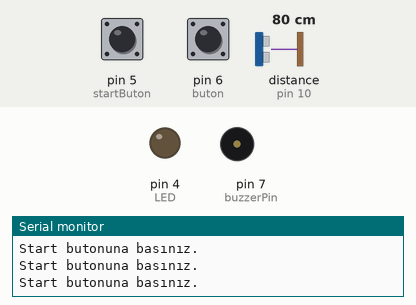
A sketch run on a simulated Arduino Uno, built with avr-gcc and run on an emulated ATmega328P. Shown: output pins drawn as LEDs (lit = HIGH), buzzer (waves = sounding), the last lines printed to the serial monitor. Dashed ring = blinking. Inputs (shaded band) come from the test bench; at power-on: pin 5 (startButon) HIGH, pin 6 (buton) HIGH, distance to the obstacle (sensor on pin 10) 80 cm. The echo pulse lasts 58.3 µs per cm; pins used as bus, display or sensor lines are not drawn.

Above: at 4.9 s.
5.0 s: pin 5 (startButon) pulled LOW for 2.4 s
8.9 s: pin 6 (buton) pulled LOW for 2.4 s
At 9.12 s:
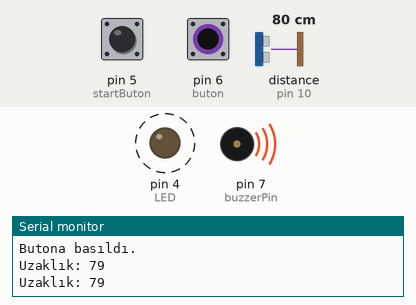
12.8 s: distance to the obstacle (sensor on pin 10) set to 4 cm
At 14.2 s:
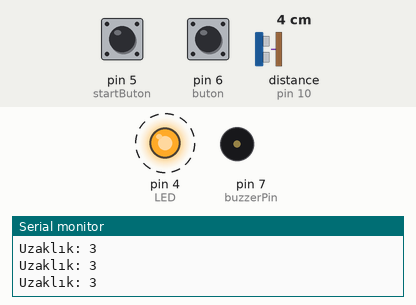
17.0 s: distance to the obstacle (sensor on pin 10) set to 60 cm
20.5 s: distance to the obstacle (sensor on pin 10) set to 153 cm
At 22.18 s:
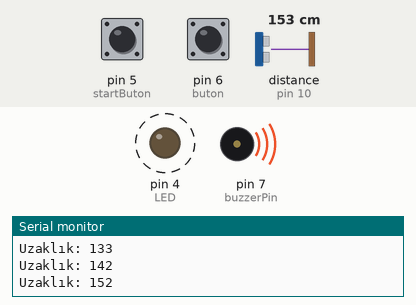
24.0 s: distance to the obstacle (sensor on pin 10) set to 35 cm
At 24.21 s:
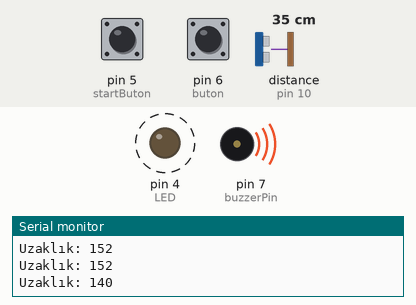
Timing chart, 0 to 28.5 s (numbered marks = the images above; inputs shaded):
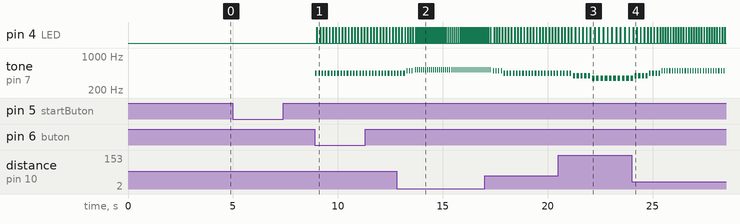

Measured:
- after the input at 8.9 s, pin 4 (LED): alternates HIGH for 0.02 s and LOW for 0.13 s, starting after 0.10 s; tone on pin 7 (buzzerPin): alternates 440 Hz for 0.08 s and silent for 0.08 s, starting at once
- after the input at 12.8 s, pin 4 (LED): alternates HIGH for 0.02 s and LOW for 0.08 s, starting after 0.53 s
- after the input at 20.5 s, pin 4 (LED): alternates HIGH for 0.02 s and LOW for 0.18 s, starting after 0.82 s
- after the input at 24.0 s, pin 4 (LED): alternates HIGH for 0.02 s and LOW for 0.10 s, starting after 0.43 s

The sketch:

ParkSensoru.ino
```cpp
const int trigPin = 9;
const int echoPin = 10;

const int buzzerPin = 7;
bool buzzerAktif = false;

const int buton = 6;
int prev_state = HIGH;

const int startButon = 5;
int prev_start = HIGH;
bool start = false;

const int LED = 4;

// int notalar[] = {261, 293, 329, 349, 392, 440, 493, 523};
//               $   do  re   mi   fa   sol  la   si   do
long duration;
int distance;

const int numReadings = 10;
int readings[numReadings];
int index = 0;
int total = 0;
int averageDistance = 0;

void setup() {
    pinMode(trigPin, OUTPUT);
    pinMode(echoPin, INPUT);
    pinMode(LED, OUTPUT);
    pinMode(buzzerPin, OUTPUT);
    pinMode(buton, INPUT_PULLUP);
    pinMode(startButon, INPUT_PULLUP);
    Serial.begin(9600);
}

void loop() {
    int startState = digitalRead(startButon);

    if(startState != prev_start){
        prev_start = startState;
        if (startState == LOW)
        {
          start = !start;
        }
        Serial.println("Butona basıldı.");
      }

    if(start){

    int state = digitalRead(buton);
    distance = getDistance();

    if(state != prev_state){
        prev_state = state;
        if (state == LOW)
        {
          buzzerAktif = !buzzerAktif;
        }
        Serial.println("Butona basıldı.");
      }

    if (distance >= 400 || distance <= 1)
    {
      Serial.println("Menzil dışı!");
    }
    else
    {
      total = total - readings[index];
      readings[index] = distance;
      total = total + readings[index];
      index = (index + 1) % numReadings;
      averageDistance = total / numReadings;

      Serial.print("Uzaklık: ");
      Serial.println(averageDistance);

      if(averageDistance > 300 && averageDistance < 400){
        if (buzzerAktif)
        {
          tone(buzzerPin, 261);
          digitalWrite(LED, LOW);
          delay(200);
          digitalWrite(LED, HIGH);
          noTone(buzzerPin);
          delay(20);
        }
      }
      else if (averageDistance > 250 && averageDistance < 300)
      {
        if (buzzerAktif)
        {
          tone(buzzerPin, 293);
          digitalWrite(LED, LOW);
          delay(175);
          digitalWrite(LED, HIGH);
          noTone(buzzerPin);
          delay(20);
        }
      }
      else if (averageDistance > 200 && averageDistance < 250)
      {
        if (buzzerAktif)
        {
          tone(buzzerPin, 329);
          digitalWrite(LED, LOW);
          delay(150);
          digitalWrite(LED, HIGH);
          noTone(buzzerPin);
          delay(20);
        }
      }
      else if (averageDistance > 150 && averageDistance < 200)
      {
        if (buzzerAktif)
        {
          tone(buzzerPin, 349);
          digitalWrite(LED, LOW);
          delay(125);
          digitalWrite(LED, HIGH);
          noTone(buzzerPin);
          delay(20);
        }
      }
      else if (averageDistance > 100 && averageDistance < 150)
      {
        if (buzzerAktif)
        {
          tone(buzzerPin, 392);
          digitalWrite(LED, LOW);
          delay(100);
          digitalWrite(LED, HIGH);
          noTone(buzzerPin);
          delay(20);
        }
      }
      else if (averageDistance > 50 && averageDistance < 100)
      {
        if (buzzerAktif)
        {
          tone(buzzerPin, 440);
          digitalWrite(LED, LOW);
          delay(75);
          digitalWrite(LED, HIGH);
          noTone(buzzerPin);
          delay(20);
        }
      }
      else if (averageDistance > 25 && averageDistance < 50)
      {
        if (buzzerAktif)
        {
          tone(buzzerPin, 493);
          digitalWrite(LED, LOW);
          delay(50);
          digitalWrite(LED, HIGH);
          noTone(buzzerPin);
          delay(20);
        }
      }
      else if(averageDistance < 25)
      {
        if (buzzerAktif)
        {
          tone(buzzerPin, 523);
          digitalWrite(LED, LOW);
          delay(25);
          digitalWrite(LED, HIGH);
          noTone(buzzerPin);
          delay(20);
        }
      }
      else
      {
        Serial.println("Buzzer aktif değil!");
        noTone(buzzerPin);
      }
    }
    }
    else{
      Serial.println("Start butonuna basınız.");
      delay(2000);
    }

    digitalWrite(LED, LOW);
    delay(50);
}

int getDistance()
{
  digitalWrite(trigPin, LOW);
  delayMicroseconds(5);
  digitalWrite(trigPin, HIGH);
  delayMicroseconds(10);
  digitalWrite(trigPin, LOW);
  duration = pulseIn(echoPin, HIGH);
  distance = duration * 0.0343 / 2;
  return distance;
}
```
